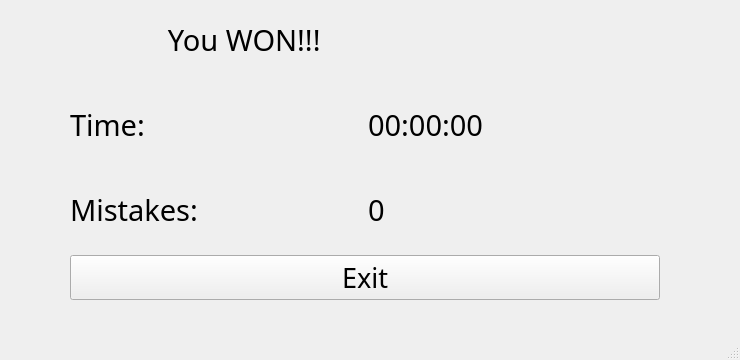
<?xml version="1.0" encoding="UTF-8"?>
<ui version="4.0">
 <class>MainWindow</class>
 <widget class="QMainWindow" name="MainWindow">
  <property name="geometry">
   <rect>
    <x>0</x>
    <y>0</y>
    <width>740</width>
    <height>360</height>
   </rect>
  </property>
  <property name="windowTitle">
   <string>Win Window</string>
  </property>
  <widget class="QWidget" name="centralwidget">
   <widget class="QWidget" name="layoutWidget">
    <property name="geometry">
     <rect>
      <x>70</x>
      <y>0</y>
      <width>590</width>
      <height>300</height>
     </rect>
    </property>
    <layout class="QVBoxLayout" name="verticalLayout">
     <item>
      <widget class="QLabel" name="infoLabel">
       <property name="font">
        <font>
         <family>MV Boli</family>
         <pointsize>22</pointsize>
        </font>
       </property>
       <property name="text">
        <string>             You WON!!!</string>
       </property>
      </widget>
     </item>
     <item>
      <layout class="QHBoxLayout" name="horizontalLayout">
       <item>
        <widget class="QLabel" name="labelT">
         <property name="font">
          <font>
           <family>MV Boli</family>
           <pointsize>22</pointsize>
          </font>
         </property>
         <property name="text">
          <string>Time:</string>
         </property>
        </widget>
       </item>
       <item>
        <widget class="QLabel" name="timeLabel">
         <property name="font">
          <font>
           <family>MV Boli</family>
           <pointsize>22</pointsize>
          </font>
         </property>
         <property name="text">
          <string>00:00:00</string>
         </property>
        </widget>
       </item>
      </layout>
     </item>
     <item>
      <layout class="QHBoxLayout" name="horizontalLayout_2">
       <item>
        <widget class="QLabel" name="labelM">
         <property name="font">
          <font>
           <family>MV Boli</family>
           <pointsize>22</pointsize>
          </font>
         </property>
         <property name="text">
          <string>Mistakes:</string>
         </property>
        </widget>
       </item>
       <item>
        <widget class="QLabel" name="errorsLabel">
         <property name="font">
          <font>
           <family>MV Boli</family>
           <pointsize>22</pointsize>
          </font>
         </property>
         <property name="text">
          <string>0</string>
         </property>
        </widget>
       </item>
      </layout>
     </item>
     <item>
      <widget class="QPushButton" name="exitButton">
       <property name="font">
        <font>
         <family>MV Boli</family>
         <pointsize>20</pointsize>
        </font>
       </property>
       <property name="text">
        <string>Exit</string>
       </property>
      </widget>
     </item>
    </layout>
   </widget>
  </widget>
  <widget class="QMenuBar" name="menubar">
   <property name="geometry">
    <rect>
     <x>0</x>
     <y>0</y>
     <width>740</width>
     <height>35</height>
    </rect>
   </property>
  </widget>
  <widget class="QStatusBar" name="statusbar"/>
 </widget>
 <resources/>
 <connections/>
</ui>
